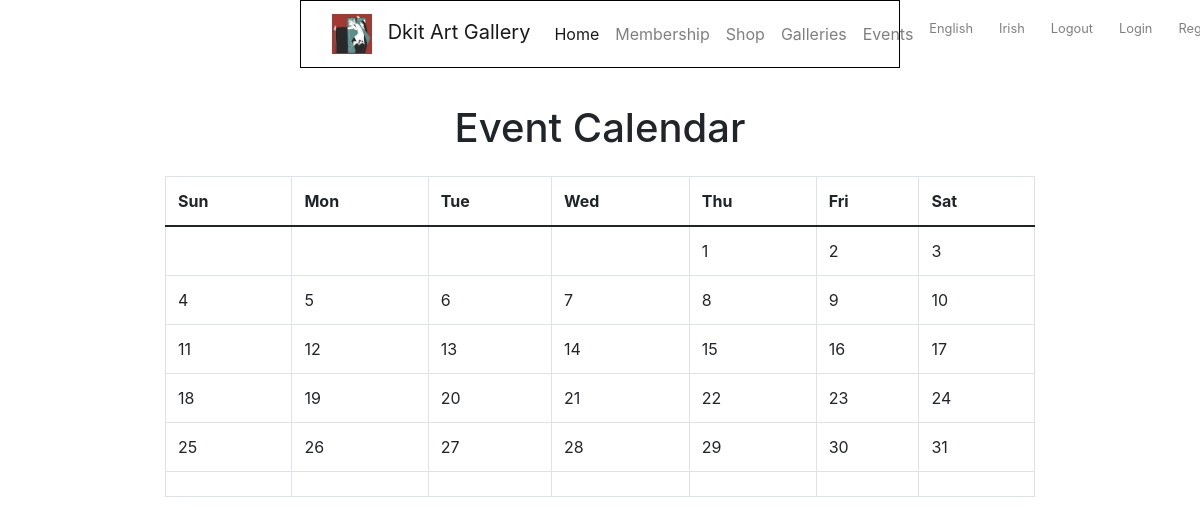
/view/event.php, run on an earlier commit of the app's database.
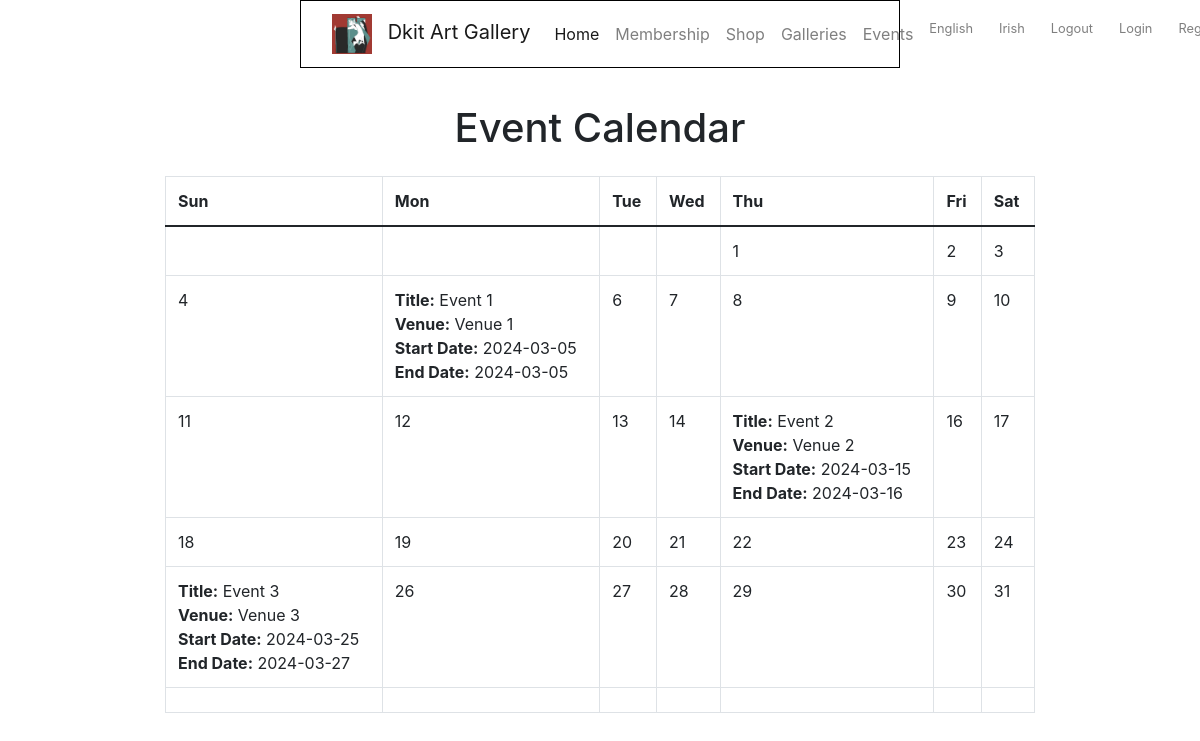
And on a later commit of the database.
### tables this page shows
CREATE TABLE `event` (
  `id` int(11) NOT NULL,
  `title` varchar(50) NOT NULL,
  `venue` varchar(500) NOT NULL,
  `start_date` date NOT NULL,
  `end_date` date NOT NULL
);

### model/displayEvent.php (called while the page is built)
<?php
require_once 'databaseConnection.php';
function getEvents() {
    global $db;
    $events = [];
    try {
        $query = "SELECT * FROM event";
        $stmt = $db->prepare($query);
        $stmt->execute();
        $events = $stmt->fetchAll(PDO::FETCH_ASSOC);
    } catch (PDOException $e) {
        echo "Error: " . $e->getMessage();
    }
    return $events;
}
?>

### view/event.php (the view, shortened to what this page needs)
<?php
include "../view/nav.php";
include'../view/header.php';
require_once '../model/displayEvent.php';
$events = getEvents();
?>
<body>
<div class="container">
    <h1 class="text-center mt-5 mb-4">Event Calendar</h1>
    <div class="row justify-content-center">
        <div class="col-md-10">
            <table class="table table-bordered calendar">
                <thead>
                <tr>
                    <th>Sun</th>
                    <th>Mon</th>
                    <th>Tue</th>
                    <th>Wed</th>
                    <th>Thu</th>
                    <th>Fri</th>
                    <th>Sat</th>
                </tr>
                </thead>
                <tbody>
                <?php
                $month = isset($_GET['month']) ? $_GET['month'] : date('m');
                $year = isset($_GET['year']) ? $_GET['year'] : date('Y');
                $numDays = date('t', mktime(0, 0, 0, $month, 1, $year));
                $firstDay = date('N', mktime(0, 0, 0, $month, 1, $year));
                echo "<tr>";
                for ($i = 1; $i < $firstDay; $i++) {
                    echo '<td></td>';
                }
                for ($day = 1; $day <= $numDays; $day++) {
                    $event_found = false;
                    foreach ($events as $event) {
                        $event_date = date('d', strtotime($event['start_date']));
                        if ($event_date == $day) {
                            echo "<td>";
                            echo "<strong>Title:</strong> {$event['title']}<br>";
                            echo "<strong>Venue:</strong> {$event['venue']}<br>";
                            echo "<strong>Start Date:</strong> {$event['start_date']}<br>";
                            echo "<strong>End Date:</strong> {$event['end_date']}<br>";
                            echo "</td>";
                            $event_found = true;
                            break;
                        }
                    }
                    if (!$event_found) {
                        echo "<td>$day</td>";
                    }
                    if (date('N', mktime(0, 0, 0, $month, $day, $year)) == 7) {
                        echo '</tr><tr>';
                    }
                }
                $remainingDays = 7 - (date('N', mktime(0, 0, 0, $month, $numDays, $year)) % 7);
                for ($i = 0; $i < $remainingDays; $i++) {
                    echo '<td></td>';
                }
                ?>
                </tbody>
            </table>
        </div>
    </div>
</div>
</body>
</html>

### view/header.php (shortened to what this page needs)
<!DOCTYPE html>
<html lang="en">
<head>
    <link href="nav.php" rel="stylesheet" type="text/css" />
    <link href="../css/nav.css" rel="stylesheet" type="text/css" />
    <link href="https://cdn.jsdelivr.net/npm/bootstrap@5.0.2/dist/css/bootstrap.min.css" rel="stylesheet">
    <link href="../css/homeStyles.css" rel="stylesheet" type="text/css" />
    <link href="https://cdn.jsdelivr.net/npm/bootstrap@5.0.2/dist/css/bootstrap.min.css"
          rel="stylesheet"
>
    <link rel="stylesheet" href="https://cdnjs.cloudflare.com/ajax/libs/font-awesome/4.7.0/css/font-awesome.min.css">
    <link href="https://cdnjs.cloudflare.com/ajax/libs/fullcalendar/3.9.0/fullcalendar.min.css" rel="stylesheet" />
    <link rel="stylesheet" href="https://maxcdn.bootstrapcdn.com/bootstrap/4.0.0/css/bootstrap.min.css"/>
</head>
<body>
<div class="container align-content:center">

### view/nav.php (shortened to what this page needs)
<?php
 include "header.php";
?>
<nav class="navbar navbar-expand-lg navbar-light fixed-top navbar-custom">
    <div class="container-fluid">
        <a class="navbar-brand" href="#">
            <img src="../3.jpg" alt="Logo">
            Dkit Art Gallery
        </a>
        <div class="collapse navbar-collapse" id="navbarNav">
            <ul class="navbar-nav mx-auto">
                <li class="nav-item">
                    <a class="nav-link active" href="../controller/index.php?action=show_home">Home</a>
                </li>
                <li class="nav-item">
                    <a class="nav-link" href="../controller/index.php?action=membership">Membership</a>
                </li>
                <li class="nav-item">
                    <a class="nav-link" href="../controller/index.php?action=shop">Shop</a>
                </li>
                <li class="nav-item">
                    <a class="nav-link" href="../controller/index.php?action=galleries">Galleries</a>
                </li>
                <li class="nav-item">
                    <a class="nav-link" href="../controller/index.php?action=events">Events</a>
                </li>
            </ul>
            <ul class="navbar-nav">
                <li class="nav-item navbar-small-links">
                    <a class="nav-link" href="../controller/index.php?action=set_language_english">English</a>
                </li>
                <li class="nav-item navbar-small-links">
                    <a class="nav-link" href="../controller/index.php?action=set_language_irish">Irish</a>
                </li>
                <?php
                    echo '<li class="nav-item navbar-small-links">
                                <a class="nav-link" href="../controller/index.php?action=logout">Logout</a>
                          </li>';
                    echo '<li class="nav-item navbar-small-links">
        <a class="nav-link" href="../controller/index.php?action=login">Login</a>
    </li>
    <li class="nav-item navbar-small-links">
        <a class="nav-link" href="../controller/index.php?action=showRegister">Register</a>
    </li>'
                ?>
            </ul>
        </div>
    </div>
</nav>

### css/nav.css (style rules this page uses)
body { padding-top: 56px; }
.navbar { background-color: #ffffff; border: 1px solid #000000; }
.navbar-brand, .navbar-nav .nav-link { color: #000000; }
.navbar-brand img { max-height: 40px; margin-right: 10px; }
.navbar-custom { max-width: 50%; margin: 0 auto; }
.navbar-small-links { font-size: 0.8rem; margin-right: 10px; }

### css/homeStyles.css (style rules this page uses)
.container { max-width: 800px; margin: 0 auto; }

What changed in the data, as far as the page shows it:
added event: title "Event 1", venue "Venue 1", start_date "2024-03-05", end_date "2024-03-05"
added event: title "Event 2", venue "Venue 2", start_date "2024-03-15", end_date "2024-03-16"
added event: title "Event 3", venue "Venue 3", start_date "2024-03-25", end_date "2024-03-27"
Also different on the page:
list line gone: "5"
list line gone: "15"
list line gone: "25"
